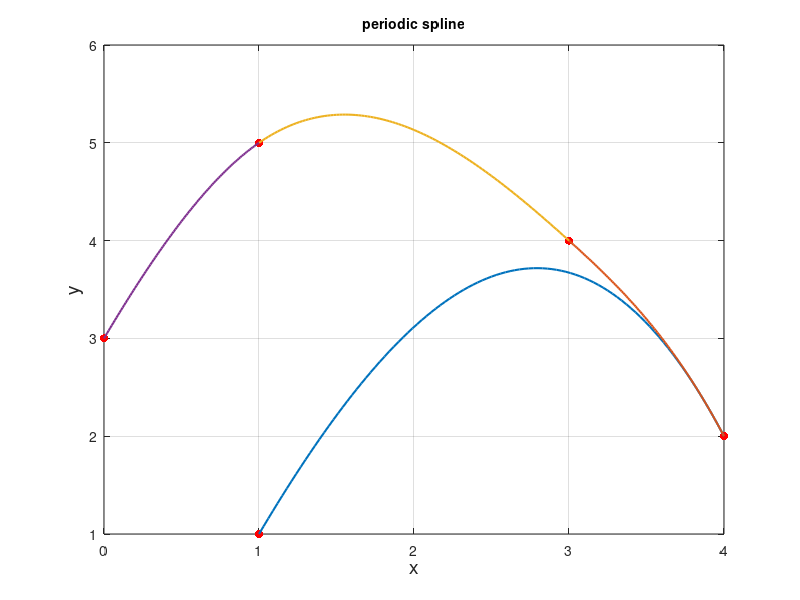

Here is the MATLAB script that generated this plot:
clear
close all
x=[1, 4, 3, 1, 0]
y=[1, 2, 4, 5, 3]
n=length(x)

%tapaus=case in finnish
%tapaus=1 %1=natural, 2=clamped, 3=periodic

%tapaus=3 clamped spline
%k1=1 %Y'(x1)
%kn=2 %Y'(xn)

tapaus = 3
% then requirement y(1)=y(n)


%coefficients from a function spline_curves_coefficients.m
%which has to be on the current folder
%see spline_curves_coefficients.pdf
n=length(x)

%tapaus=3 %1=natural, 2=clamped, 3=periodic
%system of equations for  zk=Y''(xk)

A=zeros(n,n); %coefficient matrix
B=zeros(n,1); %right hand side
h=x(2:end)-x(1:end-1); %lenghts of the intervals x_k...x_(k+1)

for k=2:n-1
  alfak=h(k-1)/6;
  betak=(h(k-1)+h(k))/3;
  gammak=h(k)/6;
  deltak=(y(k+1)-y(k))/h(k)-(y(k)-y(k-1))/h(k-1);
  A(k,:)=[zeros(1,k-2),alfak,betak,gammak,zeros(1,n-(k-2)-3)];
  B(k)=deltak;
end


if tapaus==1
%1) natural spline

A(1,:)=[1,zeros(1,n-1)];
A(n,:)=[zeros(1,n-1),1];
B(1)=0;
B(n)=0;

elseif tapaus==2
%2) clamped
%k1=0 %Y'(x1)
%kn=-2 %Y'(xn)

alfa1=h(1)/3
beta1=h(1)/6
delta1=(y(2)-y(1))/h(1)-k1
alfan=h(n-1)/6
betan=h(n-1)/3
deltan=kn-(y(n)-y(n-1))/h(n-1)

A(1,:)=[alfa1,beta1,zeros(1,n-2)];
A(n,:)=[zeros(1,n-2),alfan,betan];
B(1)=delta1;
B(n)=deltan;

else
%3) periodic

alfa1=h(1)/3
beta1=h(1)/6
mu1=h(n-1)/6
la1=h(n-1)/3
delta1=(y(2)-y(1))/h(1)-(y(n)-y(n-1))/h(n-1)


A(1,:)=[alfa1,beta1,zeros(1,n-4),mu1,la1];
A(n,:)=[1,zeros(1,n-2),-1];
B(1)=delta1;
B(n)=0;
end

%solution i.e z1,z2,...,zn

z=A^-1*B

%coefficients for curves Yk=ak(x-xk)^3+bk(x-xk)^2+ck(x-xk)+dk, k=1,2,...,n-1,

for k=1:n-1
a(k)=(z(k+1)-z(k))/(6*h(k));
b(k)=z(k)/2;
c(k)=-h(k)/3*z(k)-h(k)/6*z(k+1)+(y(k+1)-y(k))/h(k);
d(k)=y(k);
end

abcd=[a;b;c;d]'

%Y_k=a_k*x^3+b_k*x^2+c_k*x+d_k
%coefficients a_k,b_k,c_k,d_k
%as rows in matrix abcd
a=abcd(:,1);
b=abcd(:,2);
c=abcd(:,3);
d=abcd(:,4);
%% graph
figure(1)
plot(x,y,'r.','markersize',18)
hold on
for k=1:n-1
  dx=(x(k+1)-x(k))/100;
  xx=x(k):dx:x(k+1);
  yy=a(k)*(xx-x(k)).^3+b(k)*(xx-x(k)).^2+c(k)*(xx-x(k))+d(k);
  plot(xx,yy,'linewidth',1.5)
end
hold off
grid
xlabel('x','fontsize',14)
ylabel('y','fontsize',14)
if tapaus==1
  title('natural spline','fontsize',10)
elseif tapaus==2
  title('clamped spline','fontsize',10)
else
  title('periodic spline','fontsize',10)
end
